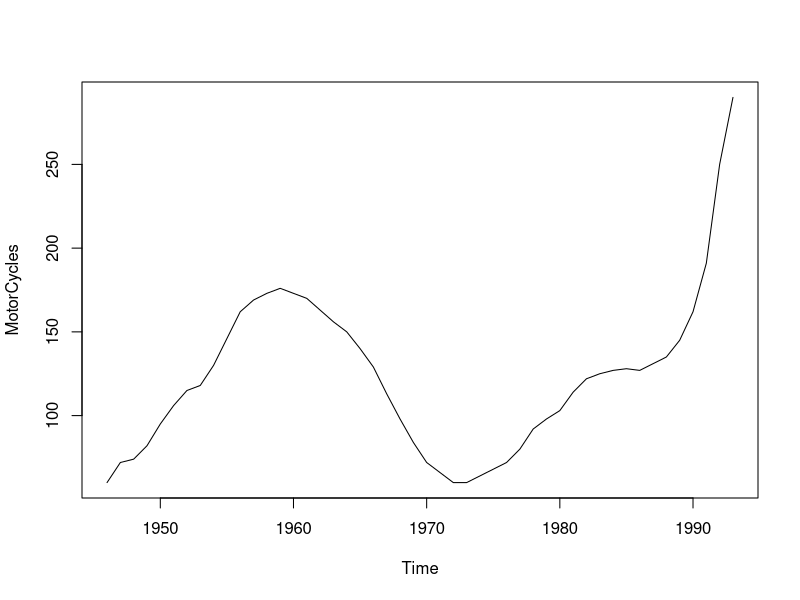

Write R code to recreate this figure.
library(AER)


### Name: MotorCycles
### Title: Motor Cycles in The Netherlands
### Aliases: MotorCycles
### Keywords: datasets

### ** Examples

data("MotorCycles")
plot(MotorCycles)
